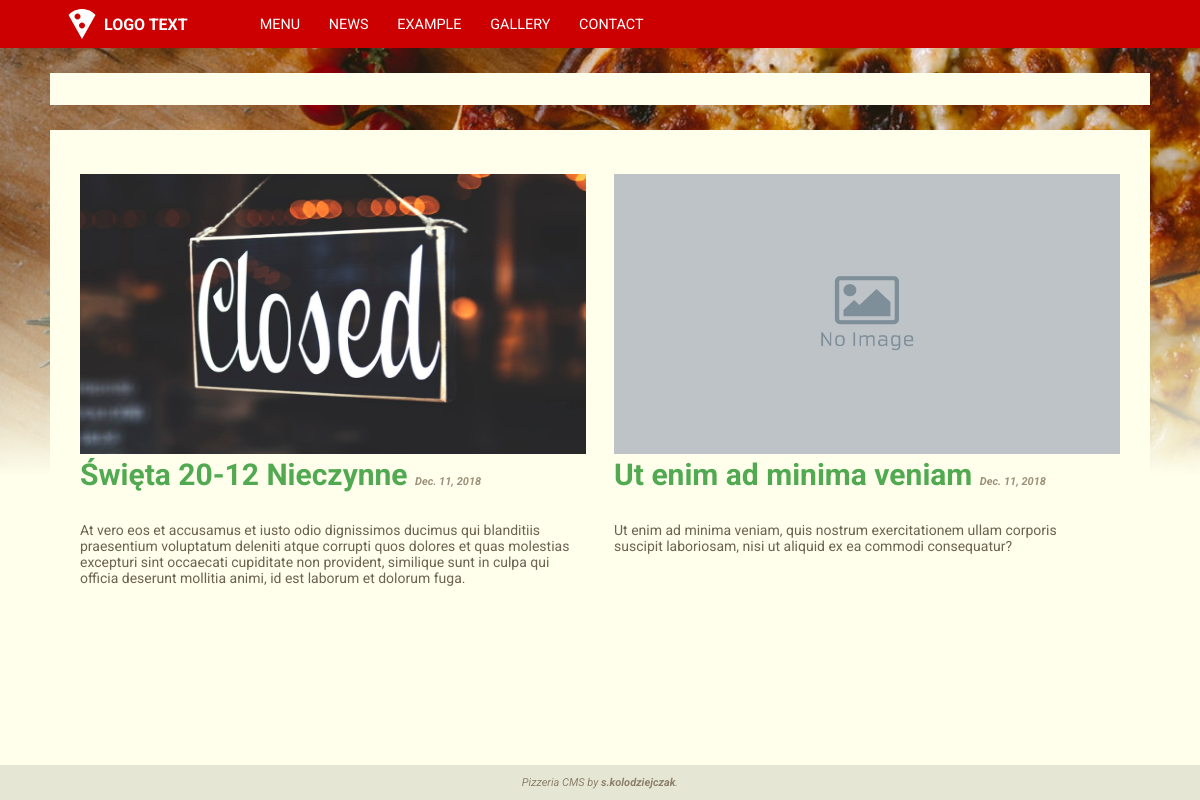
The page /page/news on the database its author committed.
### base/models.py (models this page shows, shortened)
class AppConfig(models.Model):
  title = models.CharField(max_length = 120)
  favicon = models.ImageField(blank = True, upload_to = 'config')
  logo_image = models.ImageField(blank = True, upload_to = 'config')
  logo_text =  models.CharField(blank = True, max_length = 40)
  homepage = models.ForeignKey(Navigation, on_delete = models.DO_NOTHING, blank = False, null = True)
  background_image = models.ImageField(blank = True, upload_to = 'config')
  background_color = RGBColorField()
  accent_color_1 = RGBColorField()
  accent_color_2 = RGBColorField()
  accent_color_3 = RGBColorField()
  text_color_1 = RGBColorField()
  text_color_2 = RGBColorField()
  small_font_size = models.IntegerField(default=11,validators=[
    MinValueValidator(6),
    MaxValueValidator(12)
  ])
  normal_font_size = models.IntegerField(default=14,validators=[
    MinValueValidator(12),
    MaxValueValidator(18)
  ])
  big_font_size = models.IntegerField(default=30,validators=[
    MinValueValidator(18),
    MaxValueValidator(36)
  ])

class Navigation(models.Model):
  url = models.SlugField(max_length = 40, unique = True)
  label = models.CharField(max_length = 50)
  subsite = models.ForeignKey(Subsite, on_delete = models.CASCADE, blank = False, null = True)
  sort = models.PositiveIntegerField(default = 0)
  application = models.CharField(max_length = 40, blank = True)
  visible = models.BooleanField(default = True, blank = False)
  class Meta(object):
    ordering = ['sort']

### news/models.py (models this page shows, shortened)
class News(models.Model):
  headline = models.CharField(max_length = 200)
  image = models.ImageField(blank = True, upload_to='news')
  lead_sentence = models.TextField(max_length = 600, blank = True)
  content = tinymce_models.HTMLField()
  pub_date = models.DateField(default = date.today)

### base/views.py (the view)
# urls.py: path('<slug:url>', views.index, name='index'),
def index(request, url, param = None):
  try:
    link = Navigation.objects.filter(visible = True, url = url)[:1].get()
    if(link.subsite is None):
      return views[link.application].index(request, param)
    else:
      return render(request, 'subsite/index.html', {
        'item': link.subsite
      })
  except ObjectDoesNotExist:
    raise Http404

### base/utils.py (called while the page is built)
def get_navigation():
  return Navigation.objects.order_by('sort')

def get_config():
  return AppConfig.objects.all()[:1].get()

def get_ad():
  try:
    return Ad.objects.all()[:1].get()
  except ObjectDoesNotExist:
    return None

def render(request, templateUrl, viewbag = {}):
    ad = get_ad()
    cfg = get_config()
    nav = get_navigation()
    return django_render(request, templateUrl, {
      'ad': ad,
      'cfg': cfg,
      'nav': nav,
      'viewbag': viewbag,
    })

### news/views.py (called while the page is built)
def index(request, param = None):
  if param:
    return item(request, param)
  else:
    return news_list(request)

def news_list(request):
  page = int(request.GET.get('p', 1))
  items_per_page = 6
  items_count = News.objects.all().count()
  pages_count = math.ceil(items_count / items_per_page)
  idxStart = ((page - 1) * items_per_page)
  idxEnd = (idxStart + (items_per_page - 1))
  print(idxStart,idxEnd)
  news_list = News.objects.all().order_by('pub_date')[idxStart:idxEnd]
  return render(request, 'news/list.html', {
    'news_list': news_list,
    'current_page': page,
    'pages_count': pages_count,
    'pages_range': range(1,pages_count + 1)
  })

### news/templates/news/list.html (shortened to what this page needs)
{% extends "base/base.html" %}
{% load static %}
{% block styles %}
  <link rel="stylesheet" type="text/css" href="{% static 'news/styles/list.css' %}">
{% endblock %}
{% block content %}
  {% if viewbag.news_list %}
    <ul class="list">
      {% for news in viewbag.news_list %}
      <li class="news">
        <div class="news__intro">
          <h4 class="news__headline">
            <a class="news__link" href="{% url 'base:index' 'news' news.id %}">{{ news.headline }}</a>
            <span class="news__date">{{ news.pub_date }}</span>
          </h4>
          <div class="news__leads">{{ news.lead_sentence }}</div>
        </div>
        <a class="news__figure news__link" href="{% url 'base:index' 'news' news.id %}">
          {% if news.image %}
            <img class="news__image" src="{{ news.image.url }}"/>
          {% else %}
            <img class="news__image" src="../media/news/no_photo.jpg"/>
          {% endif %}
        </a>
      </li>
      {% endfor %}
    </ul>
  {% else %}
    <h3 class="alert">No news to show</h3>
  {% endif %}
{% endblock %}

### base/templates/base/base.html (shortened to what this page needs)
{% extends "base/layout.html" %}
{% load static %}
{% block header %}
  <a class="logo" href="/">
    {% if cfg.logo_image %}
      <img class="logo__image" src="{{cfg.logo_image.url}}"/>
    {% endif %}
    <span class="logo__text">
      {{ cfg.logo_text }}
    </span>
  </a>
  <nav class="nav">
  {% for item in nav %}
    <a class="nav__link" href="{% url 'base:index' item.url %}">{{ item.label }}</a>
  {% endfor %}
  </nav>
{% endblock %}
{% block footer %}
  <p>Pizzeria CMS by <span class="bold">s.kolodziejczak</span>.</p>
{% endblock %}

### base/static/base/styles/layout.css (style rules this page uses)
html, body { min-height: 100vh; margin: 0; padding: 0; }
* { font-family: 'Roboto', sans-serif; }

### base/static/base/styles/base.css (style rules this page uses)
.logo, .nav, .nav__link { align-items: center; display: flex; justify-content: center; }
.nav__link { margin: 0; padding: 0; height: 100%; }
.logo { color: var(--accent-color-3); font-size: var(--medium-font-size); font-weight: 700; outline: 0; text-decoration: none; }
.logo__image + .logo__text { margin-left: .25em; }
.nav { color: var(--accent-color-3); font-size: .9em; height: 100%; margin-left: 4em; }
.nav__link { text-transform: uppercase; text-decoration: none; box-sizing: border-box; color: inherit; outline: none; padding: 0 1em; background: var(--accent-color-1); }
.bold { font-weight: bolder; }

### news/static/news/styles/list.css (style rules this page uses)
.list { margin: 0; padding: 0; display: flex; justify-content: center; flex-wrap: wrap; }
.news { flex: 1 0 50%; box-sizing: border-box; padding: 1em; font-size: var(--normal-font-size); display: flex; list-style: none; margin-top: 1em; justify-content: flex-end; flex-direction: column-reverse; max-width: 40em; }
.news__image { box-sizing: border-box; height: 20em; width: 100%; }
.news__headline { color: var(--accent-color-2); font-size: var(--big-font-size); box-sizing: border-box; margin: 0 0 1em; padding: 0; }
.news__date { color: var(--text-color-2); font-size: var(--small-font-size); font-style: italic; white-space: nowrap; }
.news__intro { padding-right: 1em; }
.news__leads { color: var(--text-color-1); font-size: var(--normal-font-size); }
.news__link { color: inherit; text-decoration: none; }

### rows shown on the page
AppConfig: logo_image (picture), logo_text "LOGO TEXT"
Navigation: label "MENU"
Navigation: label "NEWS"
Navigation: label "EXAMPLE"
Navigation: label "GALLERY"
Navigation: label "CONTACT"
News: headline "Święta 20-12 Nieczynne", pub_date "Dec. 11, 2018", lead_sentence "At vero eos et accusamus et iusto odio dignissimos ducimus qui blanditiis praesentium voluptatum deleniti atque corrupti quos dolores et quas molestias excepturi sint occaecati cupiditate non provident, similique sunt in culpa qui officia deserunt mollitia animi, id est laborum et dolorum fuga.", image (picture)
News: headline "Ut enim ad minima veniam", pub_date "Dec. 11, 2018", lead_sentence "Ut enim ad minima veniam, quis nostrum exercitationem ullam corporis suscipit laboriosam, nisi ut aliquid ex ea commodi consequatur?"
